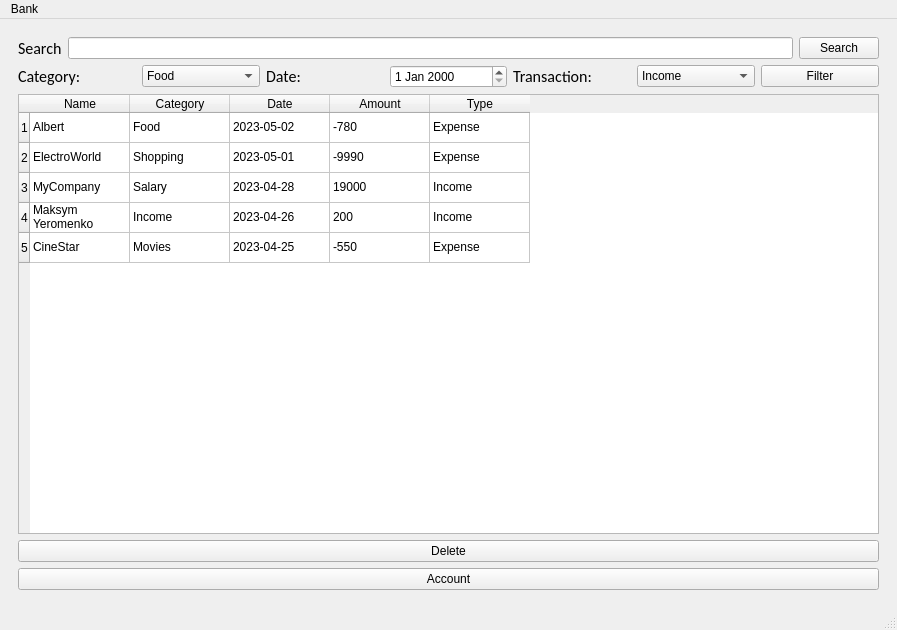
<?xml version="1.0" encoding="UTF-8"?>
<ui version="4.0">
 <class>MainWindow</class>
 <widget class="QMainWindow" name="MainWindow">
  <property name="geometry">
   <rect>
    <x>0</x>
    <y>0</y>
    <width>897</width>
    <height>630</height>
   </rect>
  </property>
  <property name="windowTitle">
   <string>MainWindow</string>
  </property>
  <widget class="QWidget" name="centralwidget">
   <layout class="QHBoxLayout" name="horizontalLayout_5">
    <item>
     <widget class="QStackedWidget" name="MyWidget">
      <property name="styleSheet">
       <string notr="true">font: 12pt &quot;Calibri&quot;;</string>
      </property>
      <property name="currentIndex">
       <number>0</number>
      </property>
      <widget class="QWidget" name="page">
       <layout class="QVBoxLayout" name="verticalLayout_4">
        <item>
         <layout class="QHBoxLayout" name="horizontalLayout">
          <item>
           <widget class="QLabel" name="label_5">
            <property name="font">
             <font>
              <family>Calibri</family>
              <pointsize>12</pointsize>
              <italic>false</italic>
              <bold>false</bold>
             </font>
            </property>
            <property name="styleSheet">
             <string notr="true">font: 12pt &quot;Calibri&quot;;</string>
            </property>
            <property name="text">
             <string>Search</string>
            </property>
           </widget>
          </item>
          <item>
           <widget class="QLineEdit" name="search_line"/>
          </item>
          <item>
           <widget class="QPushButton" name="search_button">
            <property name="styleSheet">
             <string notr="true">font: 12pt &quot;Calibri&quot;;</string>
            </property>
            <property name="text">
             <string>Search</string>
            </property>
           </widget>
          </item>
         </layout>
        </item>
        <item>
         <layout class="QHBoxLayout" name="horizontalLayout_2">
          <item>
           <widget class="QLabel" name="label_7">
            <property name="font">
             <font>
              <family>Calibri</family>
              <pointsize>12</pointsize>
              <italic>false</italic>
              <bold>false</bold>
             </font>
            </property>
            <property name="styleSheet">
             <string notr="true">font: 12pt &quot;Calibri&quot;;</string>
            </property>
            <property name="text">
             <string>Category:</string>
            </property>
           </widget>
          </item>
          <item>
           <widget class="QComboBox" name="Category">
            <property name="styleSheet">
             <string notr="true">font: 12pt &quot;Calibri&quot;;</string>
            </property>
            <item>
             <property name="text">
              <string>Food</string>
             </property>
            </item>
            <item>
             <property name="text">
              <string>Shopping</string>
             </property>
            </item>
            <item>
             <property name="text">
              <string>Salary</string>
             </property>
            </item>
            <item>
             <property name="text">
              <string>Income</string>
             </property>
            </item>
            <item>
             <property name="text">
              <string>Movies</string>
             </property>
            </item>
           </widget>
          </item>
          <item>
           <widget class="QLabel" name="label_6">
            <property name="font">
             <font>
              <family>Calibri</family>
              <pointsize>12</pointsize>
              <italic>false</italic>
              <bold>false</bold>
             </font>
            </property>
            <property name="styleSheet">
             <string notr="true">font: 12pt &quot;Calibri&quot;;</string>
            </property>
            <property name="text">
             <string>Date:</string>
            </property>
           </widget>
          </item>
          <item>
           <widget class="QDateEdit" name="dateEdit_2">
            <property name="styleSheet">
             <string notr="true">font: 12pt &quot;Calibri&quot;;</string>
            </property>
           </widget>
          </item>
          <item>
           <widget class="QLabel" name="label_8">
            <property name="font">
             <font>
              <family>Calibri</family>
              <pointsize>12</pointsize>
              <italic>false</italic>
              <bold>false</bold>
             </font>
            </property>
            <property name="styleSheet">
             <string notr="true">font: 12pt &quot;Calibri&quot;;</string>
            </property>
            <property name="text">
             <string>Transaction:</string>
            </property>
           </widget>
          </item>
          <item>
           <widget class="QComboBox" name="comboBox_3">
            <property name="styleSheet">
             <string notr="true">font: 12pt &quot;Calibri&quot;;</string>
            </property>
            <item>
             <property name="text">
              <string>Income</string>
             </property>
            </item>
            <item>
             <property name="text">
              <string>Expense</string>
             </property>
            </item>
           </widget>
          </item>
          <item>
           <widget class="QPushButton" name="Filter">
            <property name="styleSheet">
             <string notr="true">font: 12pt &quot;Calibri&quot;;</string>
            </property>
            <property name="text">
             <string>Filter</string>
            </property>
           </widget>
          </item>
         </layout>
        </item>
        <item>
         <layout class="QVBoxLayout" name="verticalLayout">
          <item>
           <widget class="QTableWidget" name="tableWidget_2">
            <property name="autoFillBackground">
             <bool>false</bool>
            </property>
            <property name="styleSheet">
             <string notr="true">font: 12pt &quot;Calibri&quot;;</string>
            </property>
            <row>
             <property name="text">
              <string>1</string>
             </property>
            </row>
            <row>
             <property name="text">
              <string>2</string>
             </property>
            </row>
            <row>
             <property name="text">
              <string>3</string>
             </property>
            </row>
            <row>
             <property name="text">
              <string>4</string>
             </property>
            </row>
            <row>
             <property name="text">
              <string>5</string>
             </property>
            </row>
            <column>
             <property name="text">
              <string>Name</string>
             </property>
            </column>
            <column>
             <property name="text">
              <string>Category</string>
             </property>
            </column>
            <column>
             <property name="text">
              <string>Date</string>
             </property>
            </column>
            <column>
             <property name="text">
              <string>Amount</string>
             </property>
            </column>
            <column>
             <property name="text">
              <string>Type</string>
             </property>
            </column>
            <item row="0" column="0">
             <property name="text">
              <string>Albert</string>
             </property>
            </item>
            <item row="0" column="1">
             <property name="text">
              <string>Food</string>
             </property>
            </item>
            <item row="0" column="2">
             <property name="text">
              <string>2023-05-02</string>
             </property>
            </item>
            <item row="0" column="3">
             <property name="text">
              <string>-780</string>
             </property>
            </item>
            <item row="0" column="4">
             <property name="text">
              <string>Expense</string>
             </property>
            </item>
            <item row="1" column="0">
             <property name="text">
              <string>ElectroWorld</string>
             </property>
            </item>
            <item row="1" column="1">
             <property name="text">
              <string>Shopping</string>
             </property>
            </item>
            <item row="1" column="2">
             <property name="text">
              <string>2023-05-01</string>
             </property>
            </item>
            <item row="1" column="3">
             <property name="text">
              <string>-9990</string>
             </property>
            </item>
            <item row="1" column="4">
             <property name="text">
              <string>Expense</string>
             </property>
            </item>
            <item row="2" column="0">
             <property name="text">
              <string>MyCompany</string>
             </property>
            </item>
            <item row="2" column="1">
             <property name="text">
              <string>Salary</string>
             </property>
            </item>
            <item row="2" column="2">
             <property name="text">
              <string>2023-04-28</string>
             </property>
            </item>
            <item row="2" column="3">
             <property name="text">
              <string>19000</string>
             </property>
            </item>
            <item row="2" column="4">
             <property name="text">
              <string>Income</string>
             </property>
            </item>
            <item row="3" column="0">
             <property name="text">
              <string>Maksym Yeromenko</string>
             </property>
            </item>
            <item row="3" column="1">
             <property name="text">
              <string>Income</string>
             </property>
            </item>
            <item row="3" column="2">
             <property name="text">
              <string>2023-04-26</string>
             </property>
            </item>
            <item row="3" column="3">
             <property name="text">
              <string>200</string>
             </property>
            </item>
            <item row="3" column="4">
             <property name="text">
              <string>Income</string>
             </property>
            </item>
            <item row="4" column="0">
             <property name="text">
              <string>CineStar</string>
             </property>
            </item>
            <item row="4" column="1">
             <property name="text">
              <string>Movies</string>
             </property>
            </item>
            <item row="4" column="2">
             <property name="text">
              <string>2023-04-25</string>
             </property>
            </item>
            <item row="4" column="3">
             <property name="text">
              <string>-550</string>
             </property>
            </item>
            <item row="4" column="4">
             <property name="text">
              <string>Expense</string>
             </property>
            </item>
           </widget>
          </item>
         </layout>
        </item>
        <item>
         <layout class="QHBoxLayout" name="horizontalLayout_3">
          <item>
           <widget class="QPushButton" name="pushButton_4">
            <property name="styleSheet">
             <string notr="true">font: 12pt &quot;Calibri&quot;;</string>
            </property>
            <property name="text">
             <string>Delete</string>
            </property>
           </widget>
          </item>
         </layout>
        </item>
        <item>
         <layout class="QVBoxLayout" name="verticalLayout_2">
          <item>
           <widget class="QPushButton" name="pushButton_3">
            <property name="styleSheet">
             <string notr="true">font: 12pt &quot;Calibri&quot;;</string>
            </property>
            <property name="text">
             <string>Account</string>
            </property>
           </widget>
          </item>
         </layout>
        </item>
       </layout>
      </widget>
      <widget class="QWidget" name="page_2">
       <layout class="QHBoxLayout" name="horizontalLayout_6">
        <item>
         <spacer name="horizontalSpacer">
          <property name="orientation">
           <enum>Qt::Horizontal</enum>
          </property>
          <property name="sizeType">
           <enum>QSizePolicy::Fixed</enum>
          </property>
          <property name="sizeHint" stdset="0">
           <size>
            <width>130</width>
            <height>20</height>
           </size>
          </property>
         </spacer>
        </item>
        <item>
         <widget class="QWidget" name="widget" native="true">
          <layout class="QVBoxLayout" name="verticalLayout_6">
           <item>
            <layout class="QFormLayout" name="formLayout_3">
             <item row="0" column="0">
              <widget class="QLabel" name="label_1">
               <property name="font">
                <font>
                 <family>Calibri</family>
                 <pointsize>12</pointsize>
                 <italic>false</italic>
                 <bold>false</bold>
                </font>
               </property>
               <property name="styleSheet">
                <string notr="true"/>
               </property>
               <property name="text">
                <string>Name</string>
               </property>
              </widget>
             </item>
             <item row="0" column="1">
              <widget class="QLineEdit" name="lineEdit_6">
               <property name="styleSheet">
                <string notr="true"/>
               </property>
              </widget>
             </item>
             <item row="1" column="0">
              <widget class="QLabel" name="label_19">
               <property name="font">
                <font>
                 <family>Calibri</family>
                 <pointsize>12</pointsize>
                 <italic>false</italic>
                 <bold>false</bold>
                </font>
               </property>
               <property name="styleSheet">
                <string notr="true"/>
               </property>
               <property name="text">
                <string>Surname</string>
               </property>
              </widget>
             </item>
             <item row="1" column="1">
              <widget class="QLineEdit" name="lineEdit_7">
               <property name="styleSheet">
                <string notr="true"/>
               </property>
              </widget>
             </item>
             <item row="2" column="0">
              <widget class="QLabel" name="label_15">
               <property name="font">
                <font>
                 <family>Calibri</family>
                 <pointsize>12</pointsize>
                 <italic>false</italic>
                 <bold>false</bold>
                </font>
               </property>
               <property name="styleSheet">
                <string notr="true"/>
               </property>
               <property name="text">
                <string>Email</string>
               </property>
              </widget>
             </item>
             <item row="2" column="1">
              <widget class="QLineEdit" name="lineEdit_3">
               <property name="styleSheet">
                <string notr="true"/>
               </property>
              </widget>
             </item>
             <item row="3" column="0">
              <widget class="QLabel" name="label_10">
               <property name="font">
                <font>
                 <family>Calibri</family>
                 <pointsize>12</pointsize>
                 <italic>false</italic>
                 <bold>false</bold>
                </font>
               </property>
               <property name="styleSheet">
                <string notr="true"/>
               </property>
               <property name="text">
                <string>Address</string>
               </property>
              </widget>
             </item>
             <item row="3" column="1">
              <widget class="QLineEdit" name="lineEdit_4">
               <property name="styleSheet">
                <string notr="true"/>
               </property>
              </widget>
             </item>
             <item row="4" column="0">
              <widget class="QLabel" name="label_21">
               <property name="font">
                <font>
                 <family>Calibri</family>
                 <pointsize>12</pointsize>
                 <italic>false</italic>
                 <bold>false</bold>
                </font>
               </property>
               <property name="styleSheet">
                <string notr="true"/>
               </property>
               <property name="text">
                <string>Phone number</string>
               </property>
              </widget>
             </item>
             <item row="4" column="1">
              <widget class="QLineEdit" name="lineEdit_8">
               <property name="styleSheet">
                <string notr="true"/>
               </property>
              </widget>
             </item>
             <item row="5" column="0">
              <widget class="QLabel" name="label_11">
               <property name="font">
                <font>
                 <family>Calibri</family>
                 <pointsize>12</pointsize>
                 <italic>false</italic>
                 <bold>false</bold>
                </font>
               </property>
               <property name="styleSheet">
                <string notr="true"/>
               </property>
               <property name="text">
                <string>House number</string>
               </property>
              </widget>
             </item>
             <item row="5" column="1">
              <widget class="QLineEdit" name="lineEdit_5">
               <property name="styleSheet">
                <string notr="true"/>
               </property>
              </widget>
             </item>
             <item row="6" column="0">
              <widget class="QLabel" name="label_16">
               <property name="font">
                <font>
                 <family>Calibri</family>
                 <pointsize>12</pointsize>
                 <italic>false</italic>
                 <bold>false</bold>
                </font>
               </property>
               <property name="styleSheet">
                <string notr="true"/>
               </property>
               <property name="text">
                <string>Date of birth</string>
               </property>
              </widget>
             </item>
             <item row="6" column="1">
              <widget class="QDateEdit" name="dateEdit_3">
               <property name="styleSheet">
                <string notr="true"/>
               </property>
              </widget>
             </item>
             <item row="7" column="0">
              <widget class="QLabel" name="label_13">
               <property name="font">
                <font>
                 <family>Calibri</family>
                 <pointsize>12</pointsize>
                 <italic>false</italic>
                 <bold>false</bold>
                </font>
               </property>
               <property name="styleSheet">
                <string notr="true"/>
               </property>
               <property name="text">
                <string>Sex</string>
               </property>
              </widget>
             </item>
             <item row="7" column="1">
              <widget class="QRadioButton" name="radioButton_3">
               <property name="font">
                <font>
                 <family>Calibri</family>
                 <pointsize>12</pointsize>
                 <italic>false</italic>
                 <bold>false</bold>
                </font>
               </property>
               <property name="styleSheet">
                <string notr="true"/>
               </property>
               <property name="text">
                <string>Male</string>
               </property>
              </widget>
             </item>
             <item row="8" column="1">
              <widget class="QRadioButton" name="radioButton_4">
               <property name="font">
                <font>
                 <family>Calibri</family>
                 <pointsize>12</pointsize>
                 <italic>false</italic>
                 <bold>false</bold>
                </font>
               </property>
               <property name="styleSheet">
                <string notr="true"/>
               </property>
               <property name="text">
                <string>Female</string>
               </property>
              </widget>
             </item>
             <item row="9" column="0">
              <widget class="QLabel" name="label_9">
               <property name="font">
                <font>
                 <family>Calibri</family>
                 <pointsize>12</pointsize>
                 <italic>false</italic>
                 <bold>false</bold>
                </font>
               </property>
               <property name="styleSheet">
                <string notr="true"/>
               </property>
               <property name="text">
                <string>Country</string>
               </property>
              </widget>
             </item>
             <item row="9" column="1">
              <widget class="QComboBox" name="comboBox_5">
               <property name="styleSheet">
                <string notr="true"/>
               </property>
               <item>
                <property name="text">
                 <string>Germany</string>
                </property>
               </item>
               <item>
                <property name="text">
                 <string>USA</string>
                </property>
               </item>
               <item>
                <property name="text">
                 <string>Czech Republick</string>
                </property>
               </item>
               <item>
                <property name="text">
                 <string>Ukraine</string>
                </property>
               </item>
               <item>
                <property name="text">
                 <string>Italy</string>
                </property>
               </item>
               <item>
                <property name="text">
                 <string>England</string>
                </property>
               </item>
               <item>
                <property name="text">
                 <string>Spain</string>
                </property>
               </item>
              </widget>
             </item>
             <item row="10" column="1">
              <widget class="QLineEdit" name="lineEdit_10">
               <property name="styleSheet">
                <string notr="true"/>
               </property>
              </widget>
             </item>
             <item row="10" column="0">
              <widget class="QLabel" name="label_22">
               <property name="font">
                <font>
                 <family>Calibri</family>
                 <pointsize>12</pointsize>
                 <italic>false</italic>
                 <bold>false</bold>
                </font>
               </property>
               <property name="styleSheet">
                <string notr="true"/>
               </property>
               <property name="text">
                <string>Password</string>
               </property>
              </widget>
             </item>
            </layout>
           </item>
           <item>
            <layout class="QHBoxLayout" name="horizontalLayout_4">
             <item>
              <widget class="QPushButton" name="on_previousButton">
               <property name="font">
                <font>
                 <family>Calibri</family>
                 <pointsize>12</pointsize>
                 <italic>false</italic>
                 <bold>false</bold>
                </font>
               </property>
               <property name="styleSheet">
                <string notr="true">font: 12pt &quot;Calibri&quot;;</string>
               </property>
               <property name="text">
                <string>Transaction</string>
               </property>
              </widget>
             </item>
             <item>
              <widget class="QPushButton" name="Save">
               <property name="font">
                <font>
                 <family>Calibri</family>
                 <pointsize>12</pointsize>
                 <italic>false</italic>
                 <bold>false</bold>
                </font>
               </property>
               <property name="styleSheet">
                <string notr="true">font: 12pt &quot;Calibri&quot;;</string>
               </property>
               <property name="text">
                <string>Save</string>
               </property>
              </widget>
             </item>
             <item>
              <widget class="QPushButton" name="Delete">
               <property name="font">
                <font>
                 <family>Calibri</family>
                 <pointsize>12</pointsize>
                 <italic>false</italic>
                 <bold>false</bold>
                </font>
               </property>
               <property name="styleSheet">
                <string notr="true">font: 12pt &quot;Calibri&quot;;</string>
               </property>
               <property name="text">
                <string>Delete</string>
               </property>
              </widget>
             </item>
            </layout>
           </item>
          </layout>
         </widget>
        </item>
        <item>
         <spacer name="horizontalSpacer_2">
          <property name="orientation">
           <enum>Qt::Horizontal</enum>
          </property>
          <property name="sizeType">
           <enum>QSizePolicy::Fixed</enum>
          </property>
          <property name="sizeHint" stdset="0">
           <size>
            <width>130</width>
            <height>20</height>
           </size>
          </property>
         </spacer>
        </item>
       </layout>
      </widget>
     </widget>
    </item>
   </layout>
  </widget>
  <widget class="QMenuBar" name="menubar">
   <property name="geometry">
    <rect>
     <x>0</x>
     <y>0</y>
     <width>897</width>
     <height>25</height>
    </rect>
   </property>
   <widget class="QMenu" name="menuAccount">
    <property name="title">
     <string>Bank</string>
    </property>
   </widget>
   <addaction name="menuAccount"/>
  </widget>
  <widget class="QStatusBar" name="statusbar"/>
 </widget>
 <resources/>
 <connections/>
</ui>
